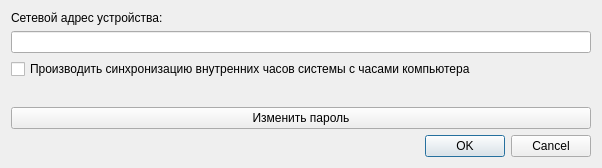
<?xml version="1.0" encoding="UTF-8"?>
<ui version="4.0">
 <class>Settings</class>
 <widget class="QDialog" name="Settings">
  <property name="geometry">
   <rect>
    <x>0</x>
    <y>0</y>
    <width>602</width>
    <height>168</height>
   </rect>
  </property>
  <property name="windowTitle">
   <string>Настройки</string>
  </property>
  <property name="windowIcon">
   <iconset resource="res.qrc">
    <normaloff>:/images/options.ico</normaloff>:/images/options.ico</iconset>
  </property>
  <property name="toolTipDuration">
   <number>0</number>
  </property>
  <layout class="QVBoxLayout" name="verticalLayout">
   <item>
    <widget class="QLabel" name="label">
     <property name="text">
      <string>Сетевой адрес устройства:</string>
     </property>
    </widget>
   </item>
   <item>
    <widget class="QLineEdit" name="address"/>
   </item>
   <item>
    <widget class="QCheckBox" name="sync_time">
     <property name="text">
      <string>Производить синхронизацию внутренних часов системы с часами компьютера</string>
     </property>
    </widget>
   </item>
   <item>
    <spacer name="verticalSpacer">
     <property name="orientation">
      <enum>Qt::Vertical</enum>
     </property>
     <property name="sizeHint" stdset="0">
      <size>
       <width>20</width>
       <height>40</height>
      </size>
     </property>
    </spacer>
   </item>
   <item>
    <widget class="QPushButton" name="changePassword">
     <property name="text">
      <string>Изменить пароль</string>
     </property>
    </widget>
   </item>
   <item>
    <widget class="QDialogButtonBox" name="buttonBox">
     <property name="orientation">
      <enum>Qt::Horizontal</enum>
     </property>
     <property name="standardButtons">
      <set>QDialogButtonBox::Cancel|QDialogButtonBox::Ok</set>
     </property>
    </widget>
   </item>
  </layout>
 </widget>
 <resources>
  <include location="res.qrc"/>
 </resources>
 <connections>
  <connection>
   <sender>buttonBox</sender>
   <signal>accepted()</signal>
   <receiver>Settings</receiver>
   <slot>accept()</slot>
   <hints>
    <hint type="sourcelabel">
     <x>257</x>
     <y>153</y>
    </hint>
    <hint type="destinationlabel">
     <x>157</x>
     <y>162</y>
    </hint>
   </hints>
  </connection>
  <connection>
   <sender>buttonBox</sender>
   <signal>rejected()</signal>
   <receiver>Settings</receiver>
   <slot>reject()</slot>
   <hints>
    <hint type="sourcelabel">
     <x>325</x>
     <y>153</y>
    </hint>
    <hint type="destinationlabel">
     <x>286</x>
     <y>162</y>
    </hint>
   </hints>
  </connection>
  <connection>
   <sender>changePassword</sender>
   <signal>clicked()</signal>
   <receiver>Settings</receiver>
   <slot>changePassword()</slot>
   <hints>
    <hint type="sourcelabel">
     <x>265</x>
     <y>107</y>
    </hint>
    <hint type="destinationlabel">
     <x>265</x>
     <y>78</y>
    </hint>
   </hints>
  </connection>
 </connections>
 <slots>
  <slot>changePassword()</slot>
 </slots>
</ui>
